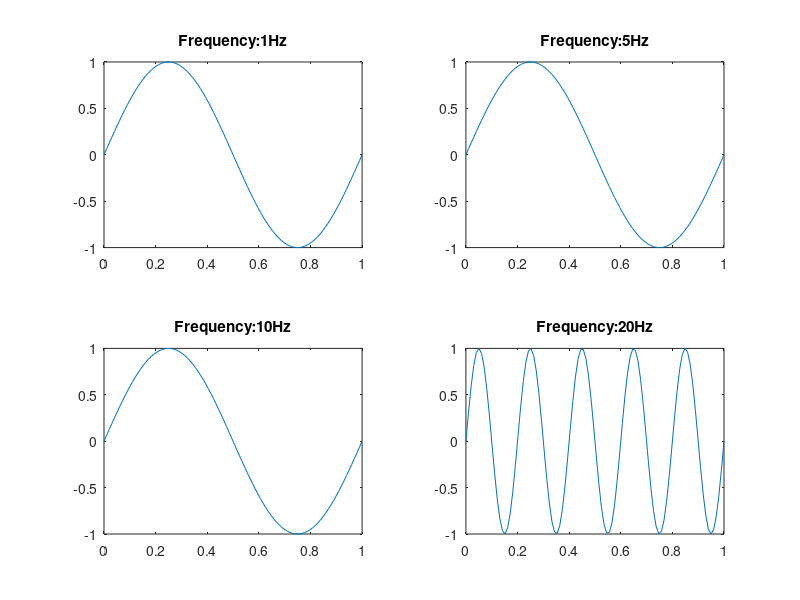

Source code (MATLAB):
%Generation of sine waves
clc
clear all
close all
f1=1;
f2=5;
f3=10;
f4=20;
t=linspace(0,1,100);
x1=sin(2*pi*f1*t);
x2=sin(2*pi*f2*t);
x3=sin(2*pi*f3*t);
x4=sin(2*pi*f4*t);
subplot(2,2,1),
plot(t,x1),title(['Frequency:',num2str(f1),'Hz'])
subplot(2,2,2),
plot(t,x1),
title(['Frequency:',num2str(f2),'Hz'])
subplot(2,2,3),
plot(t,x1),
title(['Frequency:',num2str(f3),'Hz'])
subplot(2,2,4),
plot(t,x2),
title(['Frequency:',num2str(f4),'Hz'])
